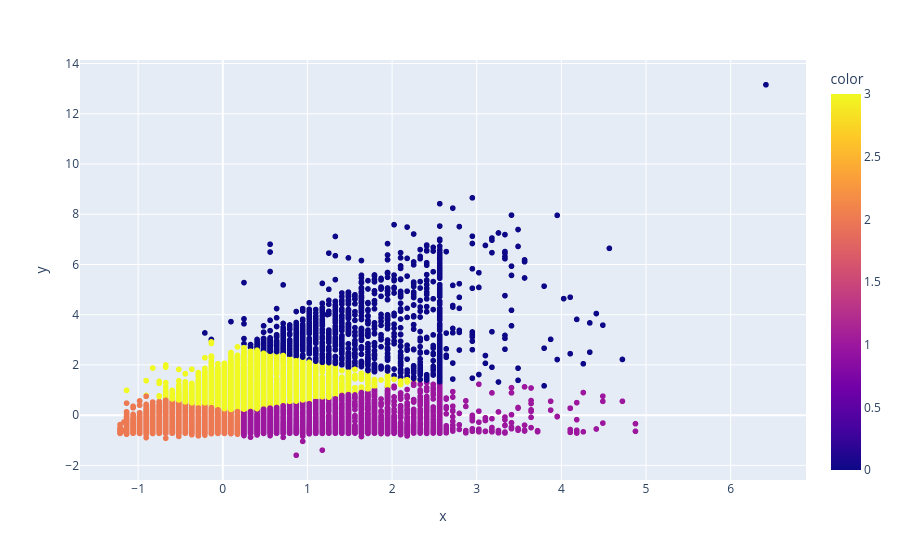

Source (notebook cell):
### Code cell
grafico1 = px.scatter(x=X_cartao[:,0], y=X_cartao[:,1], color=rotulos)
grafico1.show()

### Figure 1 — Plotly figure (JSON) as saved in the notebook; plotly's stock layout.template omitted (floating-point values rounded to 4 significant figures; data arrays with more than 128 entries replaced by an {"elided": "..."} marker saying what was removed)
{"data": [{"hovertemplate": "x=%{x}<br>y=%{y}<br>color=%{marker.color}<extra></extra>", "legendgroup": "", "marker": {"color": {"elided": "30000 int values"}, "coloraxis": "coloraxis", "symbol": "circle"}, "mode": "markers", "name": "", "showlegend": false, "type": "scattergl", "x": {"elided": "30000 float values"}, "xaxis": "x", "y": {"elided": "30000 float values"}, "yaxis": "y"}], "layout": {"coloraxis": {"colorbar": {"title": {"text": "color"}}, "colorscale": [[0, "#0d0887"], [0.1111, "#46039f"], [0.2222, "#7201a8"], [0.3333, "#9c179e"], [0.4444, "#bd3786"], [0.5556, "#d8576b"], [0.6667, "#ed7953"], [0.7778, "#fb9f3a"], [0.8889, "#fdca26"], [1, "#f0f921"]]}, "legend": {"tracegroupgap": 0}, "margin": {"t": 60}, "xaxis": {"anchor": "y", "domain": [0, 1], "title": {"text": "x"}}, "yaxis": {"anchor": "x", "domain": [0, 1], "title": {"text": "y"}}}}
